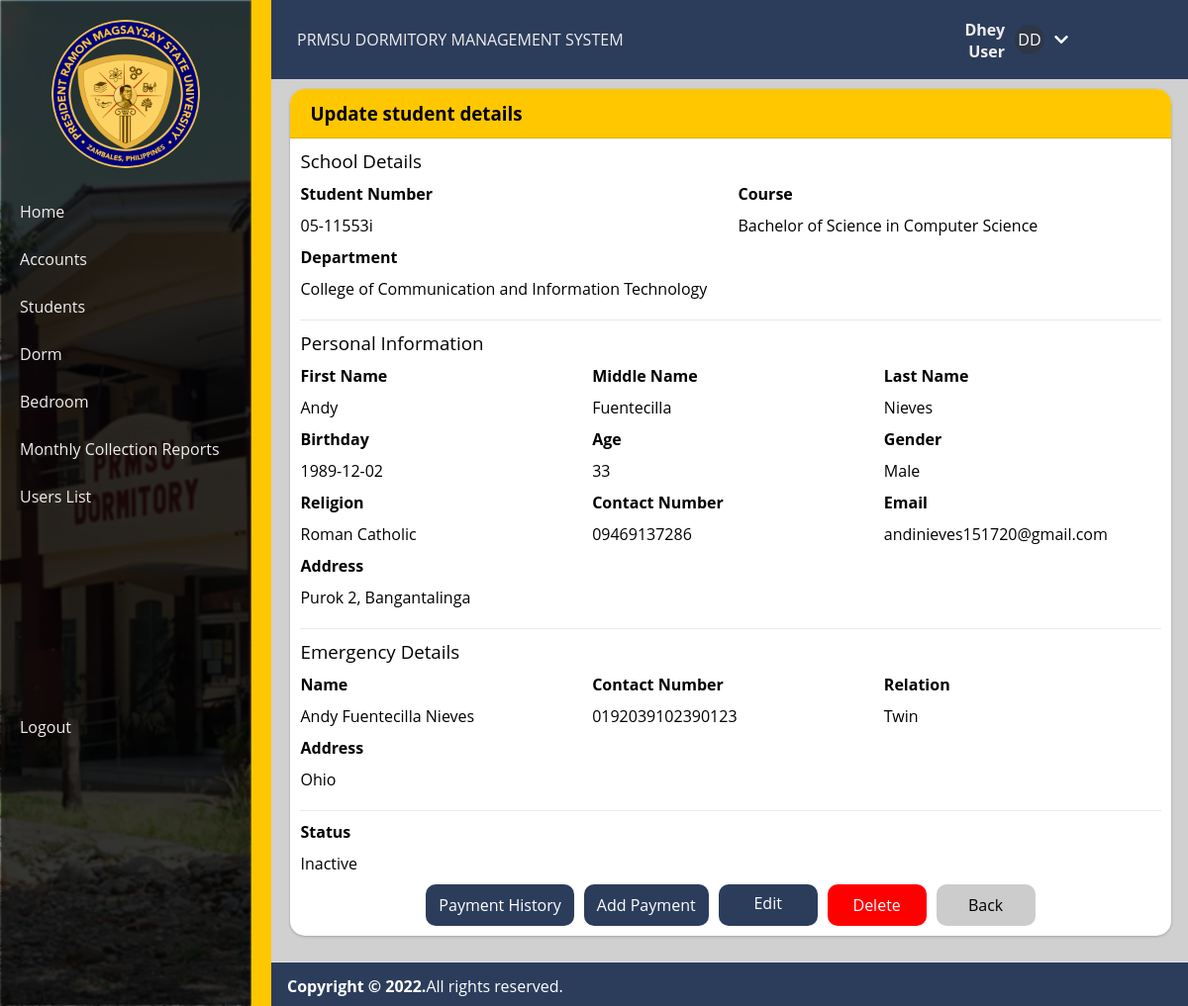
Screenshot of /admin/students/entry.php?id=3 (signed in) with the database file from the repository.
### tables this page shows
CREATE TABLE `user_meta` (
  `id` int(11) NOT NULL,
  `user_id` int(11) NOT NULL,
  `meta_key` text NOT NULL,
  `meta_value` text NOT NULL
);

CREATE TABLE `student_list` (
  `id` int(40) NOT NULL,
  `code` varchar(100) NOT NULL,
  `firstname` text NOT NULL,
  `middlename` text NOT NULL,
  `lastname` text NOT NULL,
  `department` text NOT NULL,
  `birthdate` date DEFAULT NULL,
  `course` text NOT NULL,
  `gender` varchar(20) NOT NULL,
  `contact` text NOT NULL,
  `religion` text NOT NULL,
  `email` text NOT NULL,
  `address` text NOT NULL,
  `emergency_name` text NOT NULL,
  `emergency_contact` text NOT NULL,
  `emergency_address` text NOT NULL,
  `emergency_relation` text NOT NULL,
  `status` tinyint(1) NOT NULL DEFAULT 1,
  `delete_flag` tinyint(1) NOT NULL DEFAULT 0,
  `date_created` datetime NOT NULL DEFAULT current_timestamp(),
  `date_updated` datetime NOT NULL DEFAULT current_timestamp() ON UPDATE current_timestamp()
);

### config.php (called while the page is built, shortened)
<?php
require_once('classes/db_helper.php');
require_once('classes/SystemSettings.php');
require_once('classes/utils.php');
$SITE_NAME = "";
$ROOT_DIR = $_SERVER['DOCUMENT_ROOT'].$SITE_NAME;
?>

### classes/db_helper.php (called while the page is built, shortened)
<?php
class db {
    public  $conn;
    public $tblmeta = "user_meta";
    public function connect(){
        $this->dbname       = 'PRMSUdms_db';
        $this->dbhost       = 'localhost';
        $this->dbusername   = 'root';
        $this->dbpassword   = '';
        try{
            $this->conn = new PDO("mysql:host=$this->dbhost;dbname=$this->dbname;charset=utf8",$this->dbusername,$this->dbpassword);
            $this->conn->setAttribute(PDO::ATTR_ERRMODE, PDO::ERRMODE_EXCEPTION);
        }catch(PDOException $e){
            echo $e->getMessage();
        }
    }
    public function query($sql,$params=array()){
        $stmt   = $this->conn->prepare($sql);
        if(count($params)>0):
            foreach($params as $key => $value):
                $stmt->bindValue($key,$value);
            endforeach;
        endif;
        $stmt->execute();
        return $stmt->fetchAll(PDO::FETCH_OBJ);
    }
    public function get_user_meta($user_id, $meta_key){
        $value = array(":user_id"=>$user_id,":meta_key"=>$meta_key);
        $result = $this->query("SELECT meta_value FROM $this->tblmeta WHERE meta_key=:meta_key AND user_id=:user_id",$value);
        return count($result)==0 ? "" : $result[0]->meta_value;
    }
}
?>

### admin/students/view.php (the view, shortened to what this page needs)
<div class="card">
    <div class="card-header">
        <h3 class="card-title">Update student details</h3>
    </div>
    <div class="card-body">
        <div class="details">
            <div class="section">
                <h3 class="m-b">School Details</h3>
                <div class="row">
                    <div class="col">
                        <div class="input-wrapper">
                            <div><span>Student Number</span></div>
                            <div class="view">
                                <?php echo $student_data->code ?>
                            </div>
                        </div>
                    </div>
                    <div class="col">
                        <div class="input-wrapper">
                            <div><span>Course</span></div>
                            <div class="view">
                                <?php echo $student_data->course ?>
                            </div>
                        </div>
                    </div>
                </div>
                <div class="row">
                    <div class="col">
                        <div class="input-wrapper">
                            <div><span>Department</span></div>
                            <div class="view">
                                <?php echo $student_data->department ?>
                            </div>
                        </div>
                    </div>
                </div>
            </div>
            <div class="section">
                <h3 class="m-b">Personal Information</h3>
                <div class="row">
                    <div class="col">
                        <div class="input-wrapper">
                            <div><span>First Name</span></div>
                            <div class="view">
                                <?php echo $student_data->firstname ?>
                            </div>
                        </div>
                    </div>
                    <div class="col">
                        <div class="input-wrapper">
                            <div><span>Middle Name</span></div>
                            <div class="view">
                                <?php echo $student_data->middlename ?>
                            </div>
                        </div>
                    </div>
                    <div class="col">
                        <div class="input-wrapper">
                            <div><span>Last Name</span></div>
                            <div class="view">
                                <?php echo $student_data->lastname ?>
                            </div>
                        </div>
                    </div>
                </div>
                <div class="row">
                    <div class="col">
                        <div class="input-wrapper">
                            <div><span>Birthday</span></div>
                            <div class="view">
                                <?php echo $student_data->birthdate ?>
                            </div>
                        </div>
                    </div>
                    <div class="col">
                        <div class="input-wrapper">
                            <div><span>Age</span></div>
                            <div class="view">
                                <?php echo $age ?>
                            </div>
                        </div>
                    </div>
                    <div class="col">
                        <div class="input-wrapper">
                            <div><span>Gender</span></div>
                            <div class="view">
                                <?php echo $student_data->gender ?>
                            </div>
                        </div>
                    </div>
                </div>
                <div class="row">
                    <div class="col">
                        <div class="input-wrapper">
                            <div><span>Religion</span></div>
                            <div class="view">
                                <?php echo $student_data->religion ?>
                            </div>
                        </div>
                    </div>
                    <div class="col">
                        <div class="input-wrapper">
                            <div><span>Contact Number</span></div>
                            <div class="view">
                                <?php echo $student_data->contact ?>
                            </div>
                        </div>
                    </div>
                    <div class="col">
                        <div class="input-wrapper">
                            <div><span>Email</span></div>
                            <div class="view">
                                <?php echo $student_data->email ?>
                            </div>
                        </div>
                    </div>
                </div>
                <div class="row">
                    <div class="col">
                        <div class="input-wrapper">
                            <div><span>Address</span></div>
                            <div class="view">
                                <?php echo $student_data->address ?>
                            </div>
                        </div>
                    </div>
                </div>
            </div>
            <div class="section">
                <h3 class="m-b">Emergency Details</h3>
                <div class="row">
                    <div class="col">
                        <div class="input-wrapper">
                            <div><span>Name</span></div>
                            <div class="view">
                                <?php echo $student_data->emergency_name ?>
                            </div>
                        </div>
                    </div>
                    <div class="col">
                        <div class="input-wrapper">
                            <div><span>Contact Number</span></div>
                            <div class="view">
                                <?php echo $student_data->emergency_contact ?>
                            </div>
                        </div>
                    </div>
                    <div class="col">
                        <div class="input-wrapper">
                            <div><span>Relation</span></div>
                            <div class="view">
                                <?php echo $student_data->emergency_relation ?>
                            </div>
                        </div>
                    </div>
                </div>
                <div class="row">
                    <div class="col">
                        <div class="input-wrapper">
                            <div><span>Address</span></div>
                            <div class="view">
                                <?php echo $student_data->emergency_address ?>
                            </div>
                        </div>
                    </div>
                </div>
            </div>
            <div class="input-wrapper">
                <div><span>Status</span></div>
                <div class="view">
                    <?php echo $student_data->status === "1" ? 'Active' : 'Inactive' ?>
                </div>
            </div>
            <div class="justify-content m-t">
                <button id="btn-payment-history" class="btn btn-default m-r" data-id="<?php echo $student_id ?>">Payment
                    History</button>
                <button id="btn-add-payment" class="btn btn-default m-r" data-id="<?php echo $student_id ?>">Add
                    Payment</button>
                <a class="btn btn-default m-r"
                    href="/admin/students/entry.php?id=<?php echo $student_id ?>&page=edit">Edit</a>
                <button id="delete" data-id="<?php echo $student_id ?>" data-code="<?php echo $student_data->code ?>"
                    data-name="<?php echo "$student_data->firstname $student_data->lastname" ?>"
                    class="btn btn-danger m-r">Delete</button>
                <a class="btn btn-secondary" href="<?php echo $SITE_NAME ?>/admin/student.php">Back</a>
            </div>
        </div>
    </div>

### classes/utils.php (shortened to what this page needs)
<?php
    function profile_avatar($user) {
        global $ROOT_DIR;
        $initials = isset($user->first_name) ? substr(($user->first_name ?? ""), 0, 1).substr(($user->last_name ?? ""), 0, 1) : '?';
        $is_exist = file_exists("$ROOT_DIR/img/avatars/$user->profile_avatar");
        return  $is_exist == 1 ? "<img class='profile-avatar-thumb' src='/img/avatars/$user->profile_avatar' />" : "<div class='no-image'>$initials</div>";
    }
?>

### css/style.css (style rules this page uses)
* { list-style: none; text-decoration: none; margin: 0; padding: 0; box-sizing: border-box; font-family: 'Open Sans', sans-serif; }
body { background: #D0D0D0; }
.card { box-shadow: 0 0 1px rgb(0 0 0 / 13%), 0 1px 3px rgb(0 0 0 / 20%); margin-bottom: 1rem; }
.card { position: relative; display: -ms-flexbox; display: flex; -ms-flex-direction: column; flex-direction: column; min-width: 0; word-wrap: break-word; background-color: #fff; background-clip: border-box; border: 0 solid rgba(0, 0, 0, 0.125); border-radius: 15px; flex-direction: column; }
.card-header:first-child { border-radius: calc(0.25rem - 0) calc(0.25rem - 0) 0 0; }
.card-header { background-color: rgb(255 199 0); border-bottom: 1px solid rgba(0, 0, 0, 0.125); padding: 0.75rem 1.25rem; margin-bottom: 0; position: relative; border-top-left-radius: 15px; border-top-right-radius: 15px; }
.card-body { -ms-flex: 1 1 auto; flex: 1 1 auto; min-height: 1px; padding: 10px; }
.btn.btn-secondary { color: #000; background-color: #CCC; padding: 8px 10px; border-radius: 10px; box-shadow: none; }
.btn.btn-default { border-radius: 10px !important; border-color: #ddd !; color: #FFF !important; background-color: #2c3d5c !important; }
.btn.btn-danger { border-radius: 10px !important; color: #FFF !important; background-color: red !important; }
.btn { display: inline-block; font-weight: 400; color: #212529; text-align: center; vertical-align: middle; -webkit-user-select: none; -moz-user-select: none; -ms-user-select: none; user-select: none; background-color: transparent; border: 1px solid transparent; padding: 0.375rem 0.75rem; font-size: 1rem; line-height: 1.5; border-radius: 0.25rem; transition: color 0.15s ease-in-out, background-color 0.15s ease-in-out, border-color 0.15s ease-in-out, box-shadow 0.15s ease-in-out; min-width: 100px !important; cursor: pointer; }
button, [type="button"], [type="reset"], [type="submit"] { -webkit-appearance: button; }
button, select { text-transform: none; }
a { color: #007bff; text-decoration: none; background-color: transparent; }
button, input { overflow: visible; }
input, button, select, optgroup, textarea { margin: 0; font-family: inherit; font-size: inherit; }
.row { display: -ms-flexbox; display: flex; -ms-flex-wrap: wrap; flex-wrap: wrap; margin-right: -7.5px; margin-left: -7.5px; }
.col-1, .col-2, .col-3, .col-4, .col-5, .col-6, .col-7, .col-8, .col-9, .col-10, .col-11, .col-12, .col, .col-auto, .col-sm-1, .col-sm-2, .col-sm-3, .col-sm-4, .col-sm-5, .col-sm-6, .col-sm-7, .col-sm-8, .col-sm-9, .col-sm-10, .col-sm-11, .col-sm-12, .col-sm, .col-sm-auto, .col-md-1, .col-md-2, .col-md-3, .col-md-4, .col-md-5, .col-md-6, .col-md-7, .col-md-8, .col-md-9, .col-md-10, .col-md-11, .col-md-12, .col-md, .col-md-auto, .col-lg-1, .col-lg-2, .col-lg-3, .col-lg-4, .col-lg-5, .col-lg-6, .col-lg-7, .col-lg-8, .col-lg-9, .col-lg-10, .col-lg-11, .col-lg-12, .col-lg, .col-lg-auto, .col-xl-1, .col-xl-2, .col-xl-3, .col-xl-4, .col-xl-5, .col-xl-6, .col-xl-7, .col-xl-8, .col-xl-9, .col-xl-10, .col-xl-11, .col-xl-12, .col-xl, .col-xl-auto { position: relative; width: 100%; padding-right: 7.5px; padding-left: 7.5px; }
.m-t { margin-top: 10px; }
.m-r { margin-right: 10px; }
.m-b { margin-bottom: 10px; }
.row { display: flex; flex-direction: row; }
.col { flex: 1; }
.input-wrapper { margin-bottom: 10px; }
.input-wrapper div { margin-bottom: 10px; }
.input-wrapper span { font-weight: bold; }
.details h3 { font-weight: normal; }
.details>.section { border-bottom: 1px solid rgba(50,50,50,0.1); margin: 0 0 10px 0 !important; width: 100% !important; padding-bottom: 10px; }
.justify-content { display: flex; justify-content: center; }
.no-image, .profile-avatar-thumb { height: 30px; width: 30px; border-radius: 15px; background-color: rgba(50,50,50,0.5) !important; color: #FFF; display: flex; justify-content: center; align-items: center; }

### css/header-footer.css (style rules this page uses)
.wrapper .section { width: calc(100% - 225px); margin-left: 225px; transition: all 0.5s ease; }

### rows the page displays
user_meta: meta_value "DD"
student_list: code "05-11553i", course "Bachelor of Science in Computer Science", department "College of Communication and Information Technology", firstname "Andy", middlename "Fuentecilla", lastname "Nieves", birthdate "1989-12-02", birthdate "33", gender "Male", religion "Roman Catholic", contact "09469137286", email "andinieves151720@gmail.com", address "Purok 2, Bangantalinga", emergency_name "Andy Fuentecilla Nieves", emergency_contact "0192039102390123", emergency_relation "Twin", emergency_address "Ohio"

### other values shown
$_SESSION['username'] "Dhey"
$user_types[$_SESSION['id']] "User"
